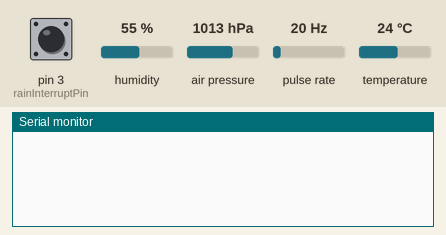
The sketch below on a simulated Arduino Uno, built with avr-gcc and run on an emulated ATmega328P. Parts: the last lines printed to the serial monitor. Wiring (inferred from the names in the program): pulse sensor: data pin 2. The test bench sets the inputs (shaded band); at power-on: humidity 55 %, pulse rate 20 Hz, pin 3 (rainInterruptPin) HIGH, air pressure 1013 hPa, temperature 24 °C.

Above: at 1.2 s.
1.3 s: humidity set to 22 %
At 5.4 s:
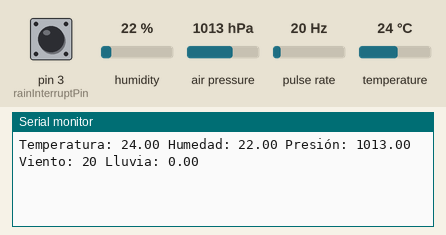
11.5 s: pulse rate (sensor on pin 2) set to 4 Hz
At 12.1 s:
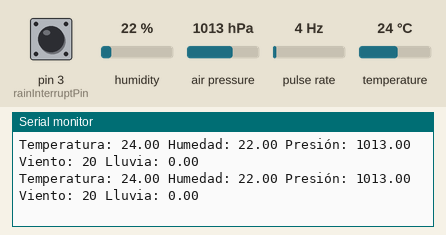
13.0 s: pin 3 (rainInterruptPin) pulled LOW for 0.15 s
14.6 s: air pressure set to 952 hPa
At 15.4 s:
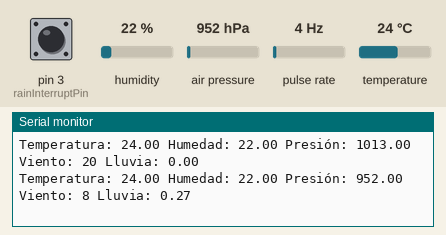
16.1 s: pin 3 (rainInterruptPin) pulled LOW for 1 s
18.6 s: temperature set to 12 °C
At 20.9 s:
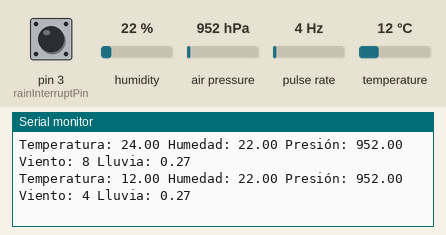
Timing chart, 0 to 21.1 s (numbered marks = the images above; inputs shaded):
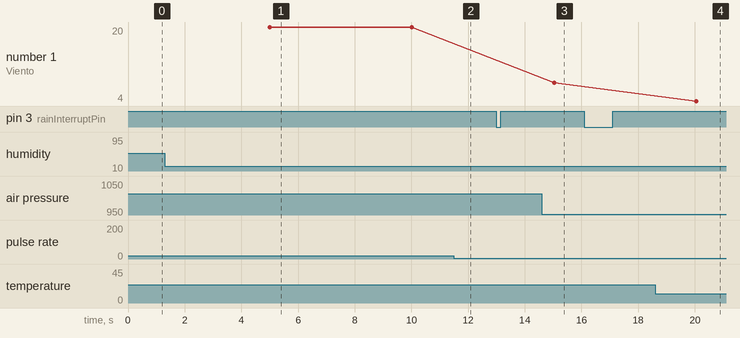

Measured:
- after the input at 1.3 s, the serial monitor: prints a new line after 3.7 s (image 1)
- after the input at 14.6 s, the serial monitor: prints a new line after 0.44 s (image 3)
- after the input at 18.6 s, the serial monitor: prints a new line after 1.4 s (image 4)

The sketch:

WeatherStation.ino
```cpp
#include <Adafruit_Sensor.h>
#include <Adafruit_BME280.h>

float temperature;
float humidity;
float pressure;
float rainAmount;
int windSpeed;

volatile unsigned int windPulses = 0;
volatile unsigned int rainPulses = 0;

const byte windInterruptPin = 2;
const byte rainInterruptPin = 3;


Adafruit_BME280 bme; // I2C

void setup(void) {
    Serial.begin(9600);

    // Set bme280 I2C connection
    bool i2cConnectionStatus;

    // The I2C address of the sensor I use is 0x76
    i2cConnectionStatus = bme.begin(0x76);
    if (!i2cConnectionStatus) {
        Serial.println("Error. Check connections.");
        while (1);
    }

    // Set wind sensor interruptions
    pinMode(windInterruptPin, INPUT);
    attachInterrupt(digitalPinToInterrupt(windInterruptPin), WindHandler, RISING);

    // Set rain sensor interruptions
    pinMode(rainInterruptPin, INPUT);
    attachInterrupt(digitalPinToInterrupt(rainInterruptPin), RainHandler, RISING);
}

void loop() {
    delay(5000);
    GetBmeData();

    cli();

    CalculateWindSpeed();
    CalculateRainAmount();
    ClearPulses();

    Serial.print("Temperatura: ");
    Serial.print(temperature);
    Serial.print(" Humedad: ");
    Serial.print(humidity);
    Serial.print(" Presión: ");
    Serial.print(pressure);
    Serial.print(" Viento: ");
    Serial.print(windSpeed);
    Serial.print(" Lluvia: ");
    Serial.print(rainAmount);
    Serial.println();

    sei();
}

void GetBmeData(){
    temperature = bme.readTemperature();
    humidity = bme.readHumidity();
    pressure = bme.readPressure();
    pressure = pressure/100.0F;
}

void CalculateWindSpeed(){
    int anemometerTurns = windPulses/2;

    // Multiply turns by 0.4 if we check the speed every 5 seconds.
    windSpeed = anemometerTurns * 0.4;
}

void CalculateRainAmount(){
    // Each rain pulse means 272 mililiters per square meter.
    rainAmount = rainPulses * 0.272;
}

void ClearPulses(){
    // Reset pulses count.
    windPulses = 0;
    rainPulses = 0;
}

void WindHandler() {
  static unsigned long lastWindInterruptTime = 0;
  unsigned long interruptTime = millis();

  // Lock out perioid to avoid debounce.
  if (interruptTime - lastWindInterruptTime > 5)
  {
    ++windPulses;
  }

  lastWindInterruptTime = interruptTime;
}

void RainHandler() {
  static unsigned long lastRainInterruptTime = 0;
  unsigned long interruptTime = millis();

  // Lock out perioid to avoid debounce.
  if (interruptTime - lastRainInterruptTime > 5)
  {
    ++rainPulses;
  }
  lastRainInterruptTime = interruptTime;
}
```
